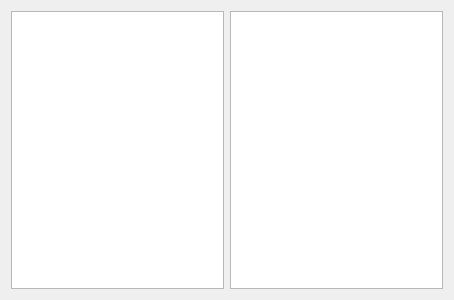
<?xml version="1.0" encoding="UTF-8"?>
<ui version="4.0">
 <class>Form</class>
 <widget class="QWidget" name="Form">
  <property name="geometry">
   <rect>
    <x>0</x>
    <y>0</y>
    <width>454</width>
    <height>300</height>
   </rect>
  </property>
  <property name="windowTitle">
   <string>Form</string>
  </property>
  <layout class="QHBoxLayout" name="horizontalLayout">
   <item>
    <widget class="QTableView" name="tableView"/>
   </item>
   <item>
    <widget class="QTableView" name="tableView_2"/>
   </item>
  </layout>
 </widget>
 <resources/>
 <connections/>
</ui>
